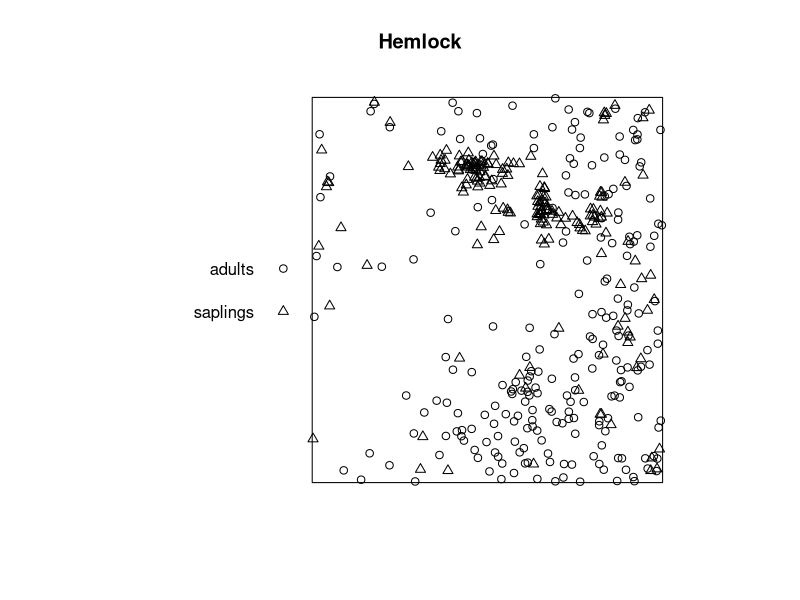
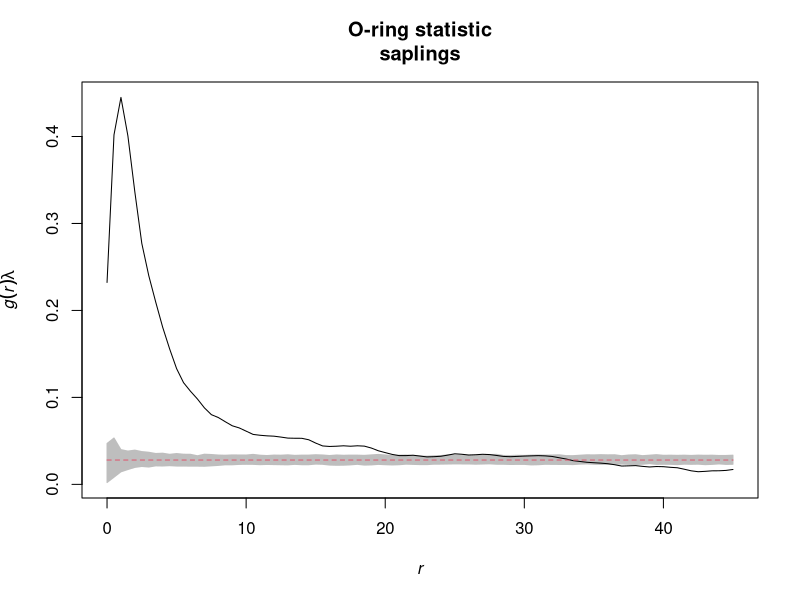
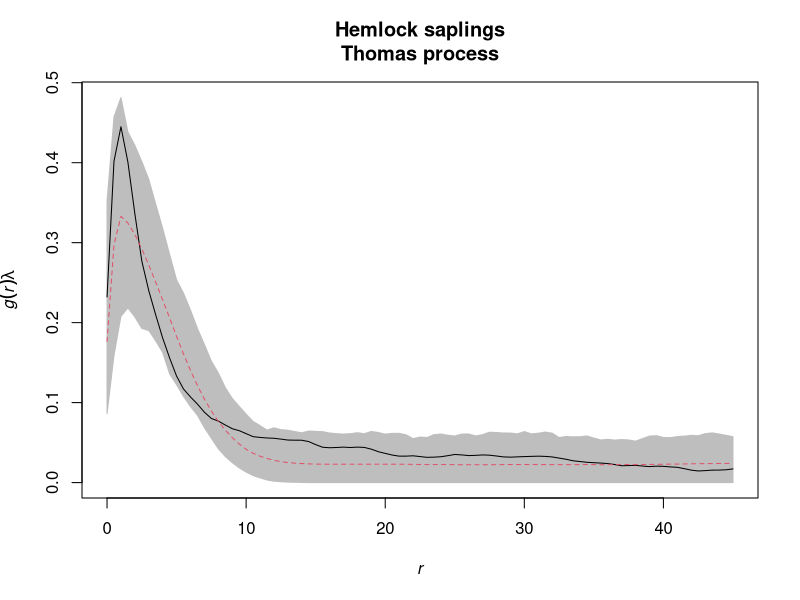
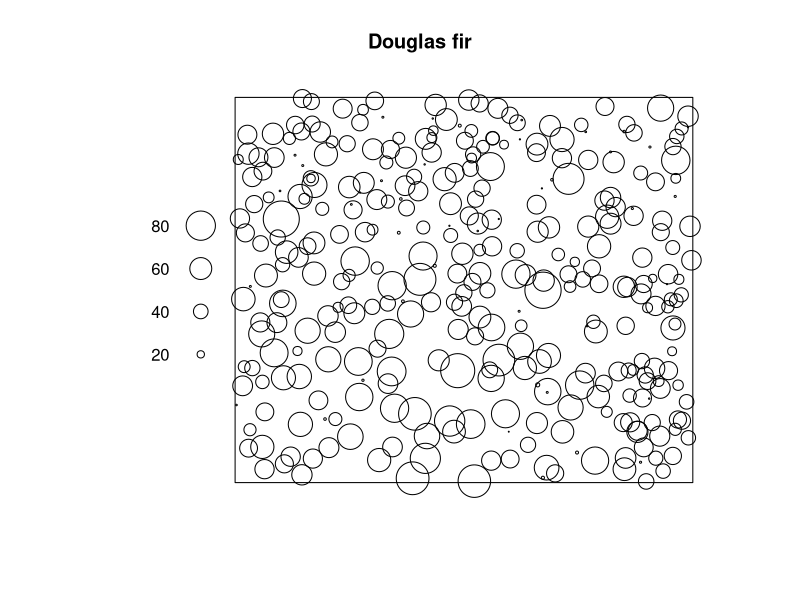
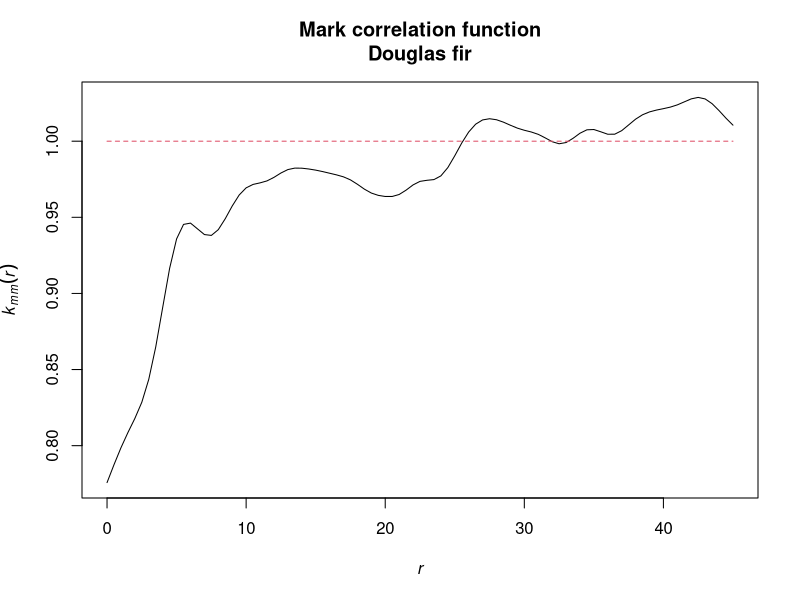
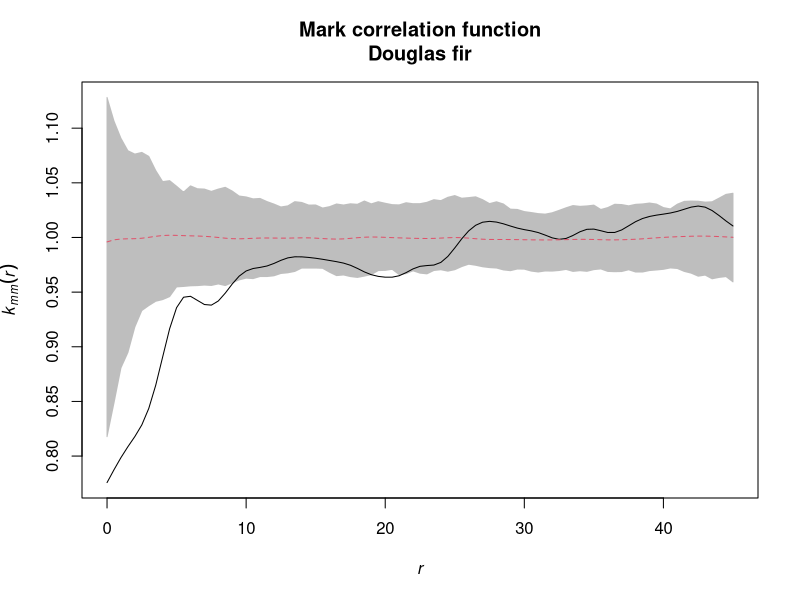
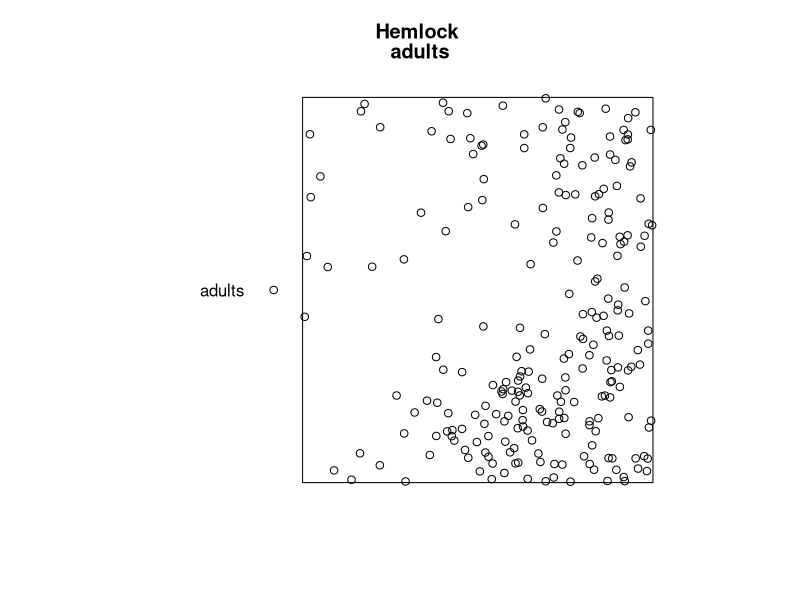
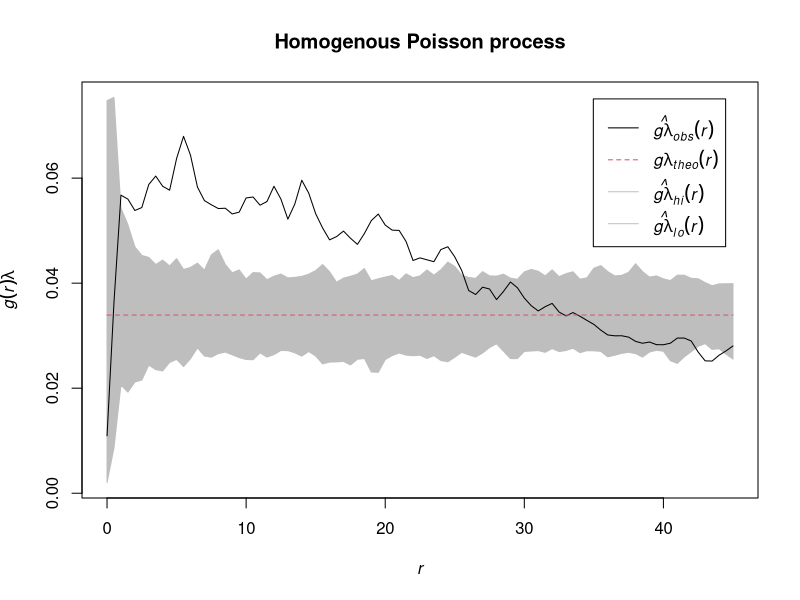

Here is the R script that generated these plots, in order:
## ---- chunk 1
  library(spatstat)
  library(tidyverse)
## ---- chunk 2
  setwd('C:/Users/Maximilian/ownCloud/03_Lehre/Spatial_Statistics/Practicals/Spatial_statistics_R')
  hemlock <- read_delim(file = 'Hemlock_Adults_vs_SmallSaps.txt', delim = ';')
  
  hemlock <- mutate(hemlock,
                    mark = case_when(mark == 1 ~ 'adults',
                                     mark == 2 ~ 'saplings'),
                    mark = as.factor(mark))
  
  plot_area <- ripras(x = hemlock$x, y= hemlock$y, shape = 'rectangle')
  hemlock_ppp <- as.ppp(X = hemlock, W = plot_area)
  
  summary(hemlock_ppp)
## ---- chunk 3
  plot(hemlock_ppp, main = 'Hemlock')
## ---- chunk 4
  Oest <- function(input, correction = 'Ripley', r = NULL, ...){
    p_fct <- pcf(input, correction = correction, 
                 r = r, divisor = 'd')
    lambda <- intensity(unmark(input))
    eval.fv(p_fct*lambda)
  }
## ---- chunk 5
  saplings <- subset.ppp(hemlock_ppp, marks == 'saplings', drop = TRUE)
  
  o_ring_saplings <- envelope(saplings, fun = Oest,
                              r = seq(from = 0, to = 45, by = 0.5), 
                              nsim = 199, nrank = 5)
## ---- chunk 6
  plot(o_ring_saplings, xlim = c(0, 45), 
       main = 'O-ring statistic\nsaplings', legend = FALSE)
## ---- chunk 7
  thomas_process <- kppm(X = unmark(saplings), clusters = "Thomas", statistic = "pcf")
  
  simulated_pattern	<- simulate.kppm(object = thomas_process, nsim = 199)
## ---- chunk 8
  o22_saplings_thomas <- envelope(saplings, fun = Oest, 
                                  r = seq(from = 0, to = 45, by = 0.5),
                                  nsim = 199, nrank = 5, 
                                  simulate = simulated_pattern)
## ---- chunk 9
  plot(o22_saplings_thomas, xlim = c(0, 45), 
       main = "Hemlock saplings\nThomas process", legend = FALSE)
## ---- chunk 10
  print(thomas_process)
## ---- chunk 11
  paste0("Number of parents: ", round(thomas_process$clustpar[['kappa']] * area(saplings$window), 2))
  paste0("Cluster area: ", round((thomas_process$clustpar[['scale']] ^ 2) * pi, 2)) # Double check also with Programita!
## ---- chunk 12
  setwd('C:/Users/Maximilian/ownCloud/03_Lehre/Spatial_Statistics/Practicals/Spatial_statistics_R')
  douglas_fir <- read_delim(file = 'Alive_Douglas-Fir_OG_N.txt', delim = ';')
  
  plot_area <- ripras(x = douglas_fir$x, y = douglas_fir$y, shape = 'rectangle')
  douglas_fir_ppp <- as.ppp(X = douglas_fir, W = plot_area)
  
  summary(douglas_fir_ppp)
## ---- chunk 13
  plot(douglas_fir_ppp, main = 'Douglas fir')
## ---- chunk 14
  mark_corrlation_douglas_fir <- markcorr(X = douglas_fir_ppp, 
                                          r = seq(from = 0, to = 45, by = 0.5),
                                          correction = "Ripley")
## ---- chunk 15
  plot(mark_corrlation_douglas_fir, xlim = c(0, 45), 
       main = "Mark correlation function\nDouglas fir", legend = F)
## ---- chunk 16
  envelopes_mark_correlation_alive <- envelope(Y = douglas_fir_ppp, fun = markcorr,
                                               r = seq(from = 0, to = 45, by = 0.5),
                                               nsim = 199, nrank = 5,
                                               simulate = expression(rlabel(douglas_fir_ppp)))

## ---- chunk 17
  plot(envelopes_mark_correlation_alive, xlim = c(0, 45), 
       main = "Mark correlation function\nDouglas fir", legend = F)
## ---- chunk 18
  setwd('C:/Users/Maximilian/ownCloud/03_Lehre/Spatial_Statistics/Practicals/Spatial_statistics_R')
  hemlock <- read_delim(file = 'Hemlock_Adults_vs_SmallSaps.txt', delim = ';')
  
  hemlock <- mutate(hemlock,
                    mark = case_when(mark == 1 ~ 'adults',
                                     mark == 2 ~ 'saplings'),
                    mark = as.factor(mark))
  
  plot_area <- ripras(x = hemlock$x, y = hemlock$y, shape = 'rectangle')
  hemlock_ppp <- as.ppp(X = hemlock, W = plot_area)
  
  summary(hemlock_ppp)
## ---- chunk 19
  plot(subset.ppp(hemlock_ppp, marks == 'adults', drop=T), main='Hemlock \nadults')
## ---- chunk 20
  Oest <- function(input, correction = 'Ripley', r = NULL, ...){
    p_fct <- pcf(input, correction = correction, r = r, divisor = 'd')
    lambda <- intensity(unmark(input))
    eval.fv(p_fct*lambda)
  }
## ---- chunk 21
  adults <- subset.ppp(hemlock_ppp, marks == 'adults', drop = TRUE)
  
  envelopes_adults_homo <- envelope(Y = adults, fun = Oest,
                                    r = seq(from = 0, to = 45, by = 0.5), 
                                    nsim = 199, rank = 5)

## ---- chunk 22
  plot(envelopes_adults_homo, xlim = c(0,45), 
       main = 'Homogenous Poisson process')
## ---- chunk 23
  lambda_xy <- density.ppp(x = adults)
  class(lambda_xy)
## ---- chunk 24
  plot(lambda_xy, main = 'lambda(xy)')
## ---- chunk 25
  simulated_heterogenous_pattern <- rpoispp(lambda = lambda_xy, nsim = 199)
## ---- chunk 26
  plot(lambda_xy, main = 'Simulated data')
  points(simulated_heterogenous_pattern[[5]], pch = 19)
## ---- chunk 27
  envelopes_adults_hetero <- envelope(Y = adults, fun = Oest,
                                      r = seq(from = 0, to = 45, by = 0.5), 
                                      nsim = 199, rank = 5, 
                                      simulate = simulated_heterogenous_pattern)

## ---- chunk 28
  plot(envelopes_adults_hetero, xlim = c(0, 45), 
       main = 'Heterogenous Poisson process')
